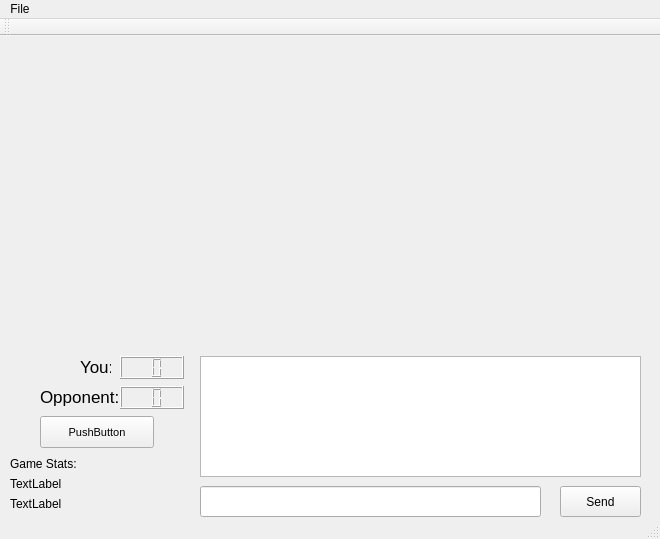
<?xml version="1.0" encoding="UTF-8"?>
<ui version="4.0">
 <class>MainWindow</class>
 <widget class="QMainWindow" name="MainWindow">
  <property name="geometry">
   <rect>
    <x>0</x>
    <y>0</y>
    <width>660</width>
    <height>539</height>
   </rect>
  </property>
  <property name="windowTitle">
   <string>MainWindow</string>
  </property>
  <widget class="QWidget" name="centralWidget">
   <widget class="QWidget" name="gridLayoutWidget_2">
    <property name="geometry">
     <rect>
      <x>340</x>
      <y>10</y>
      <width>300</width>
      <height>300</height>
     </rect>
    </property>
    <layout class="QGridLayout" name="gridOpponent"/>
   </widget>
   <widget class="QWidget" name="gridLayoutWidget_3">
    <property name="geometry">
     <rect>
      <x>20</x>
      <y>10</y>
      <width>300</width>
      <height>300</height>
     </rect>
    </property>
    <layout class="QGridLayout" name="gridPlayer"/>
   </widget>
   <widget class="QLCDNumber" name="lcdPlayer">
    <property name="geometry">
     <rect>
      <x>120</x>
      <y>320</y>
      <width>64</width>
      <height>23</height>
     </rect>
    </property>
    <property name="smallDecimalPoint">
     <bool>false</bool>
    </property>
    <property name="numDigits">
     <number>2</number>
    </property>
   </widget>
   <widget class="QLabel" name="slabelOpponent">
    <property name="geometry">
     <rect>
      <x>40</x>
      <y>350</y>
      <width>81</width>
      <height>21</height>
     </rect>
    </property>
    <property name="font">
     <font>
      <pointsize>13</pointsize>
     </font>
    </property>
    <property name="text">
     <string>Opponent:</string>
    </property>
   </widget>
   <widget class="QLabel" name="slabelPlayer">
    <property name="geometry">
     <rect>
      <x>80</x>
      <y>320</y>
      <width>31</width>
      <height>21</height>
     </rect>
    </property>
    <property name="font">
     <font>
      <pointsize>13</pointsize>
     </font>
    </property>
    <property name="text">
     <string>You:</string>
    </property>
   </widget>
   <widget class="QLCDNumber" name="lcdOpponent">
    <property name="geometry">
     <rect>
      <x>120</x>
      <y>350</y>
      <width>64</width>
      <height>23</height>
     </rect>
    </property>
    <property name="smallDecimalPoint">
     <bool>false</bool>
    </property>
    <property name="numDigits">
     <number>2</number>
    </property>
   </widget>
   <widget class="QPushButton" name="buttonStatus">
    <property name="geometry">
     <rect>
      <x>40</x>
      <y>380</y>
      <width>114</width>
      <height>32</height>
     </rect>
    </property>
    <property name="font">
     <font>
      <pointsize>8</pointsize>
     </font>
    </property>
    <property name="text">
     <string>PushButton</string>
    </property>
   </widget>
   <widget class="QPlainTextEdit" name="textInfoDisplay">
    <property name="geometry">
     <rect>
      <x>200</x>
      <y>320</y>
      <width>441</width>
      <height>121</height>
     </rect>
    </property>
   </widget>
   <widget class="QLineEdit" name="textMessageInput">
    <property name="geometry">
     <rect>
      <x>200</x>
      <y>450</y>
      <width>341</width>
      <height>31</height>
     </rect>
    </property>
   </widget>
   <widget class="QPushButton" name="buttonSendMessage">
    <property name="geometry">
     <rect>
      <x>560</x>
      <y>450</y>
      <width>81</width>
      <height>31</height>
     </rect>
    </property>
    <property name="text">
     <string>Send</string>
    </property>
    <property name="default">
     <bool>false</bool>
    </property>
    <property name="flat">
     <bool>false</bool>
    </property>
   </widget>
   <widget class="QLabel" name="labelStatsPlayer">
    <property name="geometry">
     <rect>
      <x>10</x>
      <y>440</y>
      <width>171</width>
      <height>16</height>
     </rect>
    </property>
    <property name="text">
     <string>TextLabel</string>
    </property>
   </widget>
   <widget class="QLabel" name="labelStatsOpponent">
    <property name="geometry">
     <rect>
      <x>10</x>
      <y>460</y>
      <width>171</width>
      <height>16</height>
     </rect>
    </property>
    <property name="text">
     <string>TextLabel</string>
    </property>
   </widget>
   <widget class="QLabel" name="slabelGameStats">
    <property name="geometry">
     <rect>
      <x>10</x>
      <y>420</y>
      <width>171</width>
      <height>16</height>
     </rect>
    </property>
    <property name="text">
     <string>Game Stats:</string>
    </property>
   </widget>
  </widget>
  <widget class="QMenuBar" name="menuBar">
   <property name="geometry">
    <rect>
     <x>0</x>
     <y>0</y>
     <width>660</width>
     <height>21</height>
    </rect>
   </property>
   <widget class="QMenu" name="menuFile">
    <property name="title">
     <string>File</string>
    </property>
    <addaction name="actionNew"/>
    <addaction name="separator"/>
    <addaction name="actionHelp"/>
    <addaction name="actionAbout"/>
    <addaction name="actionQuit"/>
   </widget>
   <addaction name="menuFile"/>
  </widget>
  <widget class="QToolBar" name="mainToolBar">
   <attribute name="toolBarArea">
    <enum>TopToolBarArea</enum>
   </attribute>
   <attribute name="toolBarBreak">
    <bool>false</bool>
   </attribute>
  </widget>
  <widget class="QStatusBar" name="statusBar"/>
  <action name="actionNew">
   <property name="text">
    <string>New Game</string>
   </property>
  </action>
  <action name="actionHelp">
   <property name="text">
    <string>Help</string>
   </property>
  </action>
  <action name="actionAbout">
   <property name="text">
    <string>About</string>
   </property>
  </action>
  <action name="actionQuit">
   <property name="text">
    <string>Quit</string>
   </property>
  </action>
 </widget>
 <layoutdefault spacing="6" margin="11"/>
 <resources/>
 <connections>
  <connection>
   <sender>textMessageInput</sender>
   <signal>returnPressed()</signal>
   <receiver>buttonSendMessage</receiver>
   <slot>click()</slot>
   <hints>
    <hint type="sourcelabel">
     <x>430</x>
     <y>378</y>
    </hint>
    <hint type="destinationlabel">
     <x>605</x>
     <y>378</y>
    </hint>
   </hints>
  </connection>
 </connections>
</ui>
